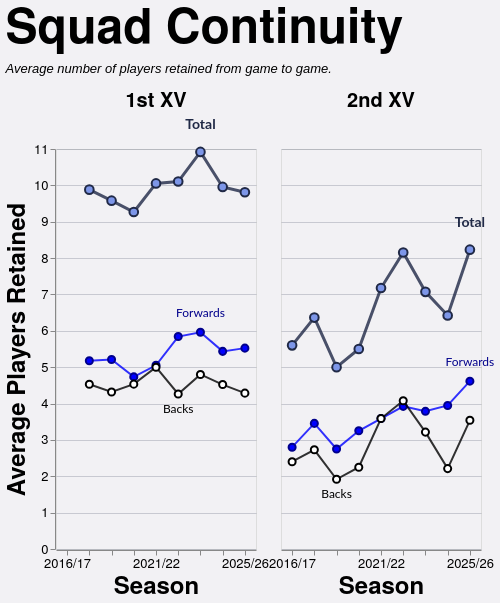

Write the Vega-Lite specification saved for this chart.
### Vega-Lite specification from a JSON file in a GitHub repository (floating-point values rounded to 4 significant figures)
{"config": {"axis": {"labelFont": "PT Sans Narrow, Helvetica Neue, Helvetica, Arial, sans-serif", "titleFont": "PT Sans Narrow, Helvetica Neue, Helvetica, Arial, sans-serif", "labelFontSize": 13, "titleFontSize": 24, "gridColor": "#202947", "gridOpacity": 0.2, "zindex": 1}, "text": {"font": "Lato, sans-serif"}, "bar": {"cornerRadiusEnd": 5}, "header": {"labelFont": "PT Sans Narrow, Helvetica Neue, Helvetica, Arial, sans-serif", "titleFont": "PT Sans Narrow, Helvetica Neue, Helvetica, Arial, sans-serif", "labelFontSize": 24, "titleFontSize": 28, "labelFontWeight": "bold", "orient": "left"}, "legend": {"labelFont": "PT Sans Narrow, Helvetica Neue, Helvetica, Arial, sans-serif", "titleFont": "PT Sans Narrow, Helvetica Neue, Helvetica, Arial, sans-serif", "labelFontSize": 14, "titleFontSize": 16, "titlePadding": 5, "fillColor": "white", "strokeColor": "black", "padding": 10, "titleFontWeight": "lighter", "titleFontStyle": "italic", "titleColor": "gray", "offset": 10}, "title": {"font": "PT Sans Narrow, Helvetica Neue, Helvetica, Arial, sans-serif", "fontSize": 48, "fontWeight": "bold", "anchor": "start", "align": "center", "titlePadding": 20, "subtitlePadding": 10, "subtitleFontSize": 13, "subtitleColor": "", "subtitleFontStyle": "italic", "offset": 15, "color": "black"}, "axisX": {"labelAngle": 0}, "facet": {"title": null, "header": null, "align": {"row": "each", "column": "each"}}, "resolve": {"scale": {"y": "independent", "facet": "independent"}}, "background": "#f2f1f4", "scale": {"offsetBandPaddingOuter": 0.2, "offsetBandPaddingInner": 0.1}}, "data": {"name": "data-8bef93a871f47a473cdbd980e98c73bb"}, "facet": {"column": {"field": "squad", "header": {"labelExpr": "datum.value + ' XV'", "labelFontSize": 20, "labelPadding": 6}, "sort": ["1st", "2nd"], "title": null, "type": "nominal"}}, "spec": {"layer": [{"mark": {"type": "line", "color": "#202946", "opacity": 0.8, "point": {"filled": true, "color": "#7d96e8", "stroke": "#202946", "size": 75, "strokeWidth": 2}, "strokeWidth": 3}, "encoding": {"detail": [{"field": "unit", "type": "nominal"}], "tooltip": [{"field": "season", "title": "Season", "type": "ordinal"}, {"field": "squad", "title": "Squad", "type": "nominal"}, {"field": "unit", "title": "Unit", "type": "nominal"}, {"field": "retained", "format": ".1f", "title": "Avg Retained", "type": "quantitative"}], "x": {"axis": {"labelAngle": 0, "labelOverlap": "parity"}, "field": "season", "sort": "ascending", "title": "Season", "type": "ordinal"}, "y": {"axis": {"tickMinStep": 1}, "field": "retained", "scale": {"zero": true}, "title": "Average Players Retained", "type": "quantitative"}}, "transform": [{"filter": "(datum.unit === 'Total')"}]}, {"mark": {"type": "line", "color": "blue", "opacity": 0.8, "point": {"filled": true, "color": "blue", "stroke": "darkblue", "size": 50, "strokeWidth": 2}, "strokeWidth": 2}, "encoding": {"detail": [{"field": "unit", "type": "nominal"}], "tooltip": [{"field": "season", "title": "Season", "type": "ordinal"}, {"field": "squad", "title": "Squad", "type": "nominal"}, {"field": "unit", "title": "Unit", "type": "nominal"}, {"field": "retained", "format": ".1f", "title": "Avg Retained", "type": "quantitative"}], "x": {"axis": {"labelAngle": 0, "labelOverlap": "parity"}, "field": "season", "sort": "ascending", "title": "Season", "type": "ordinal"}, "y": {"axis": {"tickMinStep": 1}, "field": "retained", "scale": {"zero": true}, "title": "Average Players Retained", "type": "quantitative"}}, "transform": [{"filter": "(datum.unit === 'Forwards')"}]}, {"mark": {"type": "line", "color": "black", "opacity": 0.8, "point": {"filled": true, "color": "white", "stroke": "black", "size": 50, "strokeWidth": 2}, "strokeWidth": 2}, "encoding": {"detail": [{"field": "unit", "type": "nominal"}], "tooltip": [{"field": "season", "title": "Season", "type": "ordinal"}, {"field": "squad", "title": "Squad", "type": "nominal"}, {"field": "unit", "title": "Unit", "type": "nominal"}, {"field": "retained", "format": ".1f", "title": "Avg Retained", "type": "quantitative"}], "x": {"axis": {"labelAngle": 0, "labelOverlap": "parity"}, "field": "season", "sort": "ascending", "title": "Season", "type": "ordinal"}, "y": {"axis": {"tickMinStep": 1}, "field": "retained", "scale": {"zero": true}, "title": "Average Players Retained", "type": "quantitative"}}, "transform": [{"filter": "(datum.unit === 'Backs')"}]}, {"mark": {"type": "text", "align": "center", "baseline": "bottom", "color": "#202946", "dx": 0, "dy": -20, "fontSize": 14, "fontWeight": "bold"}, "encoding": {"detail": [{"field": "unit", "type": "nominal"}], "text": {"value": "Total"}, "tooltip": [{"field": "season", "title": "Season", "type": "ordinal"}, {"field": "squad", "title": "Squad", "type": "nominal"}, {"field": "unit", "title": "Unit", "type": "nominal"}, {"field": "retained", "format": ".1f", "title": "Avg Retained", "type": "quantitative"}], "x": {"field": "season", "type": "ordinal"}, "y": {"field": "retained", "type": "quantitative"}}, "transform": [{"filter": "(datum.unit === 'Total')"}, {"calculate": "toNumber(split(datum.season, '/')[0])", "as": "season_order"}, {"joinaggregate": [{"op": "max", "field": "retained", "as": "max_value"}, {"op": "min", "field": "retained", "as": "min_value"}], "groupby": ["squad"]}, {"filter": "datum.retained > 0"}, {"filter": "datum.retained == datum.max_value"}, {"window": [{"op": "row_number", "field": "", "as": "rank"}], "groupby": ["squad"], "sort": [{"field": "season_order", "order": "descending"}]}, {"filter": "datum.rank == 1"}]}, {"mark": {"type": "text", "align": "center", "baseline": "bottom", "color": "darkblue", "dx": 0, "dy": -12, "fontSize": 12, "fontWeight": "normal"}, "encoding": {"detail": [{"field": "unit", "type": "nominal"}], "text": {"value": "Forwards"}, "tooltip": [{"field": "season", "title": "Season", "type": "ordinal"}, {"field": "squad", "title": "Squad", "type": "nominal"}, {"field": "unit", "title": "Unit", "type": "nominal"}, {"field": "retained", "format": ".1f", "title": "Avg Retained", "type": "quantitative"}], "x": {"field": "season", "type": "ordinal"}, "y": {"field": "retained", "type": "quantitative"}}, "transform": [{"filter": "(datum.unit === 'Forwards')"}, {"calculate": "toNumber(split(datum.season, '/')[0])", "as": "season_order"}, {"joinaggregate": [{"op": "max", "field": "retained", "as": "max_value"}, {"op": "min", "field": "retained", "as": "min_value"}], "groupby": ["squad"]}, {"filter": "datum.retained > 0"}, {"filter": "datum.retained == datum.max_value"}, {"window": [{"op": "row_number", "field": "", "as": "rank"}], "groupby": ["squad"], "sort": [{"field": "season_order", "order": "descending"}]}, {"filter": "datum.rank == 1"}]}, {"mark": {"type": "text", "align": "center", "baseline": "top", "color": "black", "dx": 0, "dy": 10, "fontSize": 12, "fontWeight": "normal"}, "encoding": {"detail": [{"field": "unit", "type": "nominal"}], "text": {"value": "Backs"}, "tooltip": [{"field": "season", "title": "Season", "type": "ordinal"}, {"field": "squad", "title": "Squad", "type": "nominal"}, {"field": "unit", "title": "Unit", "type": "nominal"}, {"field": "retained", "format": ".1f", "title": "Avg Retained", "type": "quantitative"}], "x": {"field": "season", "type": "ordinal"}, "y": {"field": "retained", "type": "quantitative"}}, "transform": [{"filter": "(datum.unit === 'Backs')"}, {"calculate": "toNumber(split(datum.season, '/')[0])", "as": "season_order"}, {"joinaggregate": [{"op": "max", "field": "retained", "as": "max_value"}, {"op": "min", "field": "retained", "as": "min_value"}], "groupby": ["squad"]}, {"filter": "datum.retained > 0"}, {"filter": "datum.retained == datum.min_value"}, {"window": [{"op": "row_number", "field": "", "as": "rank"}], "groupby": ["squad"], "sort": [{"field": "season_order", "order": "descending"}]}, {"filter": "datum.rank == 1"}]}, {"mark": {"type": "point", "color": "#7d96e8", "filled": true, "size": 250, "stroke": "#202946", "strokeWidth": 3}, "encoding": {"detail": [{"field": "unit", "type": "nominal"}], "tooltip": [{"field": "season", "title": "Season", "type": "ordinal"}, {"field": "squad", "title": "Squad", "type": "nominal"}, {"field": "unit", "title": "Unit", "type": "nominal"}, {"field": "retained", "format": ".1f", "title": "Avg Retained", "type": "quantitative"}], "x": {"axis": {"labelAngle": 0, "labelOverlap": "parity"}, "field": "season", "sort": "ascending", "title": "Season", "type": "ordinal"}, "y": {"axis": {"tickMinStep": 1}, "field": "retained", "scale": {"zero": true}, "title": "Average Players Retained", "type": "quantitative"}}, "transform": [{"filter": "datum.unit === 'Total' && datum.isSelected"}]}, {"mark": {"type": "point", "color": "blue", "filled": true, "size": 180, "stroke": "darkblue", "strokeWidth": 3}, "encoding": {"detail": [{"field": "unit", "type": "nominal"}], "tooltip": [{"field": "season", "title": "Season", "type": "ordinal"}, {"field": "squad", "title": "Squad", "type": "nominal"}, {"field": "unit", "title": "Unit", "type": "nominal"}, {"field": "retained", "format": ".1f", "title": "Avg Retained", "type": "quantitative"}], "x": {"axis": {"labelAngle": 0, "labelOverlap": "parity"}, "field": "season", "sort": "ascending", "title": "Season", "type": "ordinal"}, "y": {"axis": {"tickMinStep": 1}, "field": "retained", "scale": {"zero": true}, "title": "Average Players Retained", "type": "quantitative"}}, "transform": [{"filter": "datum.unit === 'Forwards' && datum.isSelected"}]}, {"mark": {"type": "point", "color": "white", "filled": true, "size": 180, "stroke": "black", "strokeWidth": 3}, "encoding": {"detail": [{"field": "unit", "type": "nominal"}], "tooltip": [{"field": "season", "title": "Season", "type": "ordinal"}, {"field": "squad", "title": "Squad", "type": "nominal"}, {"field": "unit", "title": "Unit", "type": "nominal"}, {"field": "retained", "format": ".1f", "title": "Avg Retained", "type": "quantitative"}], "x": {"axis": {"labelAngle": 0, "labelOverlap": "parity"}, "field": "season", "sort": "ascending", "title": "Season", "type": "ordinal"}, "y": {"axis": {"tickMinStep": 1}, "field": "retained", "scale": {"zero": true}, "title": "Average Players Retained", "type": "quantitative"}}, "transform": [{"filter": "datum.unit === 'Backs' && datum.isSelected"}]}], "height": 400, "width": 200}, "spacing": 10, "title": {"text": "Squad Continuity", "subtitle": ["Average number of players retained from game to game."]}, "$schema": "https://vega.github.io/schema/vega-lite/v5.20.1.json", "datasets": {"data-8bef93a871f47a473cdbd980e98c73bb": [{"season": "2017/18", "squad": "1st", "unit": "Total", "retained": 9.882}, {"season": "2017/18", "squad": "1st", "unit": "Forwards", "retained": 5.176}, {"season": "2017/18", "squad": "1st", "unit": "Backs", "retained": 4.529}, {"season": "2018/19", "squad": "1st", "unit": "Total", "retained": 9.579}, {"season": "2018/19", "squad": "1st", "unit": "Forwards", "retained": 5.211}, {"season": "2018/19", "squad": "1st", "unit": "Backs", "retained": 4.316}, {"season": "2019/20", "squad": "1st", "unit": "Total", "retained": 9.267}, {"season": "2019/20", "squad": "1st", "unit": "Forwards", "retained": 4.733}, {"season": "2019/20", "squad": "1st", "unit": "Backs", "retained": 4.533}, {"season": "2021/22", "squad": "1st", "unit": "Total", "retained": 10.05}, {"season": "2021/22", "squad": "1st", "unit": "Forwards", "retained": 5.053}, {"season": "2021/22", "squad": "1st", "unit": "Backs", "retained": 5.0}, {"season": "2022/23", "squad": "1st", "unit": "Total", "retained": 10.11}, {"season": "2022/23", "squad": "1st", "unit": "Forwards", "retained": 5.842}, {"season": "2022/23", "squad": "1st", "unit": "Backs", "retained": 4.263}, {"season": "2023/24", "squad": "1st", "unit": "Total", "retained": 10.92}, {"season": "2023/24", "squad": "1st", "unit": "Forwards", "retained": 5.96}, {"season": "2023/24", "squad": "1st", "unit": "Backs", "retained": 4.8}, {"season": "2024/25", "squad": "1st", "unit": "Total", "retained": 9.957}, {"season": "2024/25", "squad": "1st", "unit": "Forwards", "retained": 5.435}, {"season": "2024/25", "squad": "1st", "unit": "Backs", "retained": 4.522}, {"season": "2025/26", "squad": "1st", "unit": "Total", "retained": 9.81}, {"season": "2025/26", "squad": "1st", "unit": "Forwards", "retained": 5.524}, {"season": "2025/26", "squad": "1st", "unit": "Backs", "retained": 4.286}, {"season": "2016/17", "squad": "2nd", "unit": "Total", "retained": 5.6}, {"season": "2016/17", "squad": "2nd", "unit": "Forwards", "retained": 2.8}, {"season": "2016/17", "squad": "2nd", "unit": "Backs", "retained": 2.4}, {"season": "2017/18", "squad": "2nd", "unit": "Total", "retained": 6.364}, {"season": "2017/18", "squad": "2nd", "unit": "Forwards", "retained": 3.455}, {"season": "2017/18", "squad": "2nd", "unit": "Backs", "retained": 2.727}, {"season": "2018/19", "squad": "2nd", "unit": "Total", "retained": 5.0}, {"season": "2018/19", "squad": "2nd", "unit": "Forwards", "retained": 2.75}, {"season": "2018/19", "squad": "2nd", "unit": "Backs", "retained": 1.917}, {"season": "2019/20", "squad": "2nd", "unit": "Total", "retained": 5.5}, {"season": "2019/20", "squad": "2nd", "unit": "Forwards", "retained": 3.25}, {"season": "2019/20", "squad": "2nd", "unit": "Backs", "retained": 2.25}, {"season": "2021/22", "squad": "2nd", "unit": "Total", "retained": 7.176}, {"season": "2021/22", "squad": "2nd", "unit": "Forwards", "retained": 3.588}, {"season": "2021/22", "squad": "2nd", "unit": "Backs", "retained": 3.588}, {"season": "2022/23", "squad": "2nd", "unit": "Total", "retained": 8.154}, {"season": "2022/23", "squad": "2nd", "unit": "Forwards", "retained": 3.923}, {"season": "2022/23", "squad": "2nd", "unit": "Backs", "retained": 4.077}, {"season": "2023/24", "squad": "2nd", "unit": "Total", "retained": 7.071}, {"season": "2023/24", "squad": "2nd", "unit": "Forwards", "retained": 3.786}, {"season": "2023/24", "squad": "2nd", "unit": "Backs", "retained": 3.214}, {"season": "2024/25", "squad": "2nd", "unit": "Total", "retained": 6.421}, {"season": "2024/25", "squad": "2nd", "unit": "Forwards", "retained": 3.947}, {"season": "2024/25", "squad": "2nd", "unit": "Backs", "retained": 2.211}, {"season": "2025/26", "squad": "2nd", "unit": "Total", "retained": 8.231}, {"season": "2025/26", "squad": "2nd", "unit": "Forwards", "retained": 4.615}, {"season": "2025/26", "squad": "2nd", "unit": "Backs", "retained": 3.538}]}}
